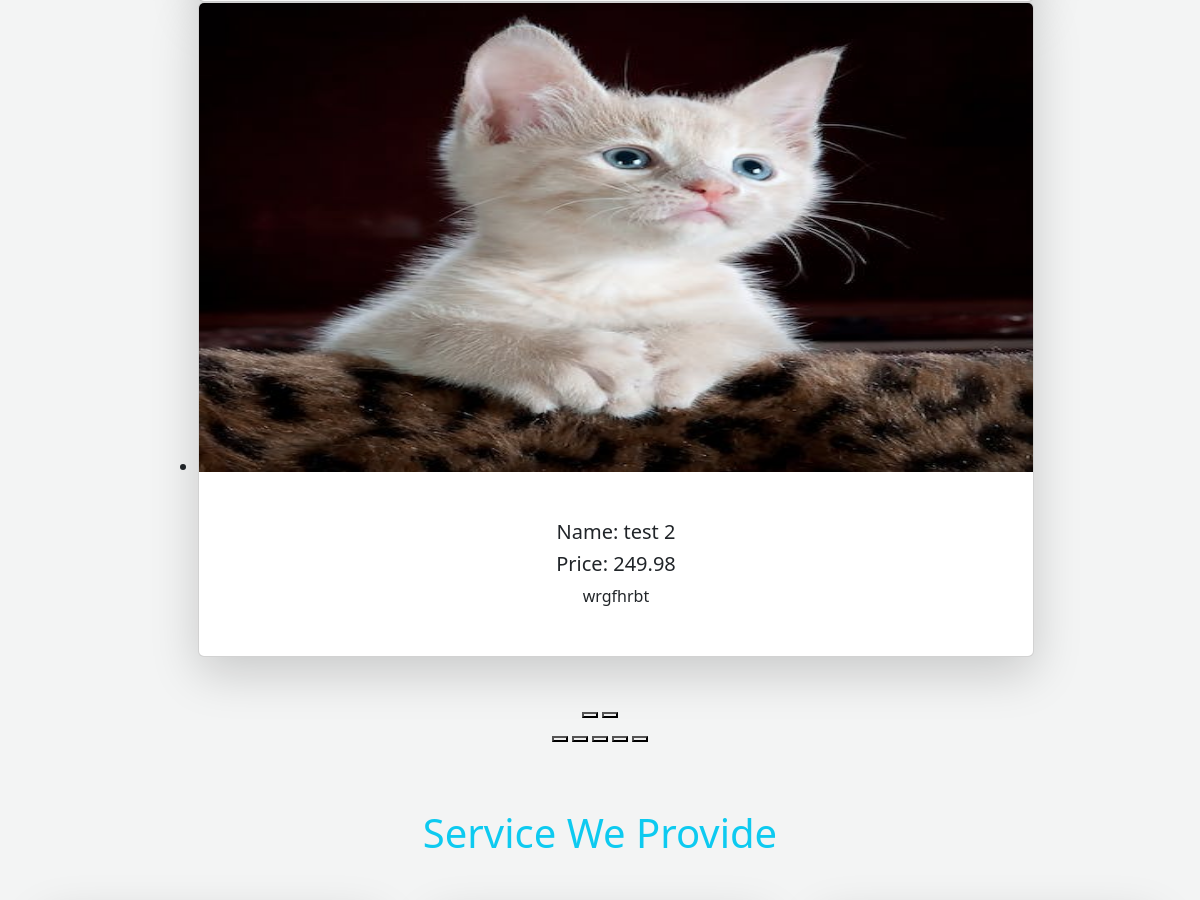
The app's page / (middle part), older data.
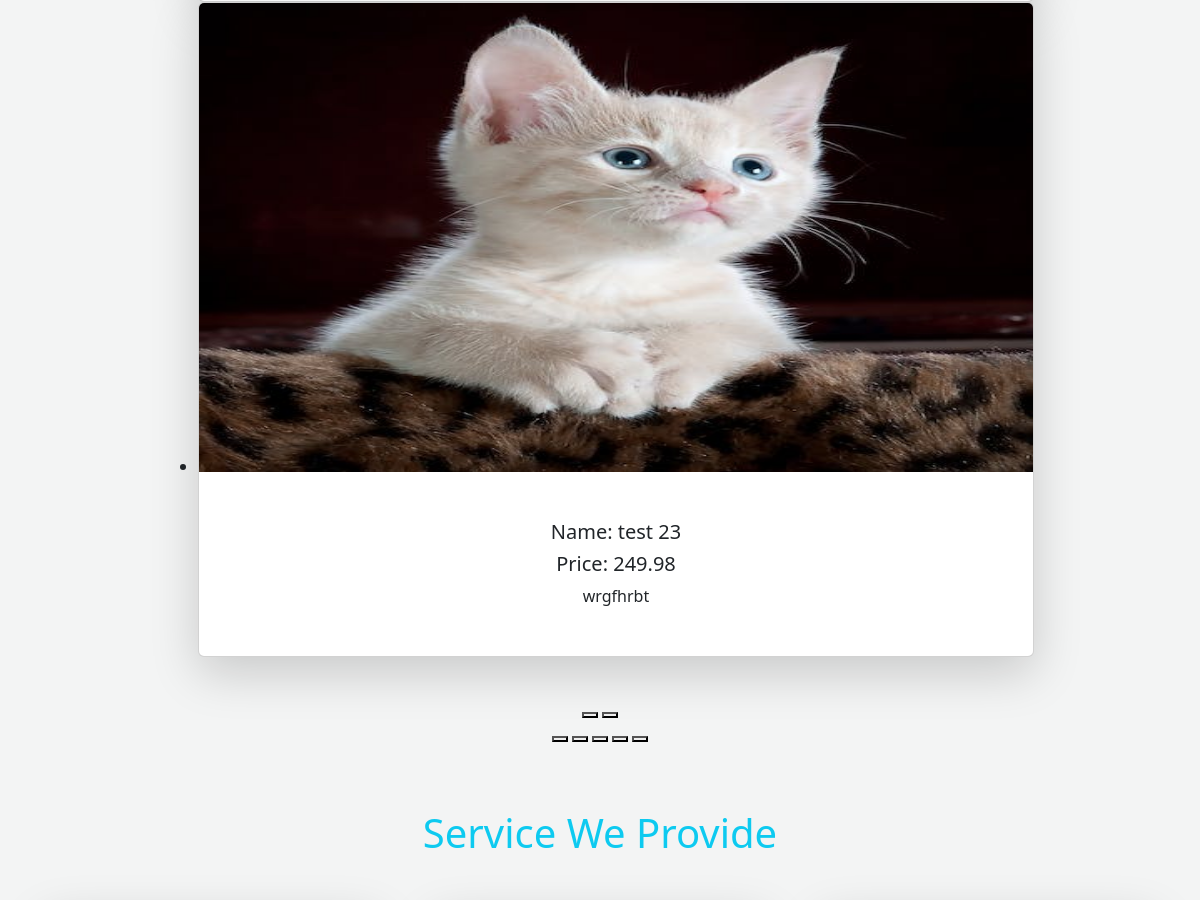
The same page, newer data.
### pet/models.py (models this page shows, shortened)
class Pet(models.Model):
    name=models.CharField(max_length=50)
    user=models.ForeignKey(User,on_delete=models.CASCADE,null=True,blank=True)
    description=models.TextField()
    category=models.ManyToManyField(Category,related_name='pets')
    price = models.DecimalField(decimal_places=2,max_digits=12,default=0)
    image = models.ImageField(upload_to='pet/images',null=True,blank=True)
    availability=models.BooleanField(default=True)

### pet_fair_bd/views.py (the view, shortened to what this page needs)
# urls.py: path('',HomeView.as_view(),name='home'),
class HomeView(View):
    template_name='home.html'
    def get(self,request):
        data = Pet.objects.all()
        contact_form=ContactForm()
        return render(request,self.template_name,{'form':contact_form,'data':data})

### core/templates/home.html (shortened to what this page needs)
{% extends "base.html" %}
{% load static %}
{% block content %}
{% load crispy_forms_tags %}
<div class="service-container text-center  p-3 mt-5 w-75 m-auto">
        <div
          class="swiffy-slider slider-item-show2 slider-item-reveal slider-nav-outside slider-nav-round slider-nav-visible slider-indicators-outside slider-indicators-round slider-indicators-dark slider-nav-animation slider-nav-animation-fadein slider-item-first-visible"
        >
          <ul id="service-container" class="slider-container py-4">
            {% for i in data %}
              <li>
                <div class="card shadow-lg h-100">
                <div class="ratio ratio-16x9">
                    <img src="{{i.image.url}}" class="card-img-top" loading="lazy" alt="...">
                </div>
                <div class="card-body  p-3 p-xl-5">
                    <h3 class="card-title h5">Name: {{i.name}}</h3>
                    <h5 class="card-text">Price: {{i.price}}</h5>
                    <p class="card-text">{{i.description| truncatewords:4 }}</p>
                </div>
            </div>
            </li>
            {% endfor %}
          </ul>
          <button
            type="button"
            class="slider-nav"
            aria-label="Go left"
          ></button>
          <button
            type="button"
            class="slider-nav slider-nav-next"
            aria-label="Go left"
          ></button>
          <div class="slider-indicators">
            <button class="active" aria-label="Go to slide"></button>
            <button aria-label="Go to slide"></button>
            <button aria-label="Go to slide"></button>
            <button aria-label="Go to slide"></button>
            <button aria-label="Go to slide"></button>
          </div>
        </div>
      </div>
<div class="container service my-5">
    <h1 class="text-center mb-5 text-info">Service We Provide</h1>
    <div class="row row-cols-1 row-cols-md-3 g-5">
</div>
</div>
</div>
{% endblock content %}

Row changes from the older to the newer data that the page shows:
changed Pet "wrgfhrbt": name "test 2" → "test 23"
